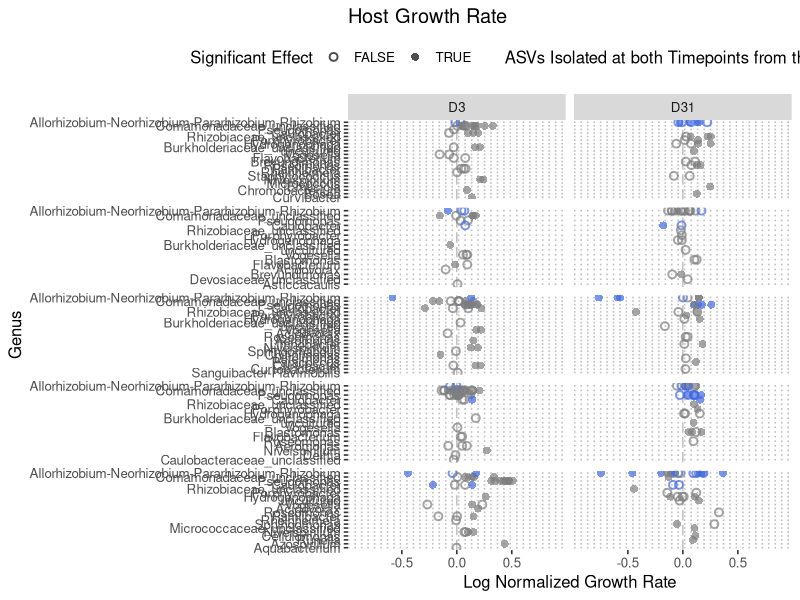
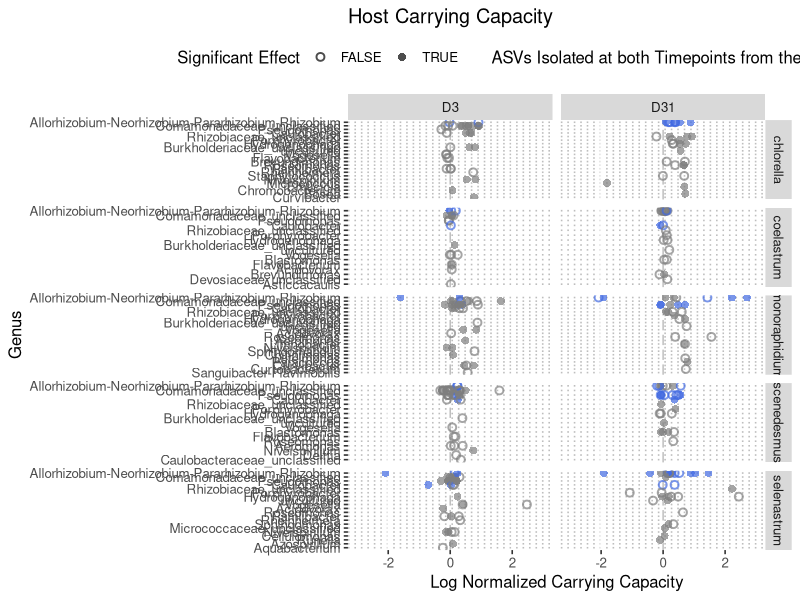
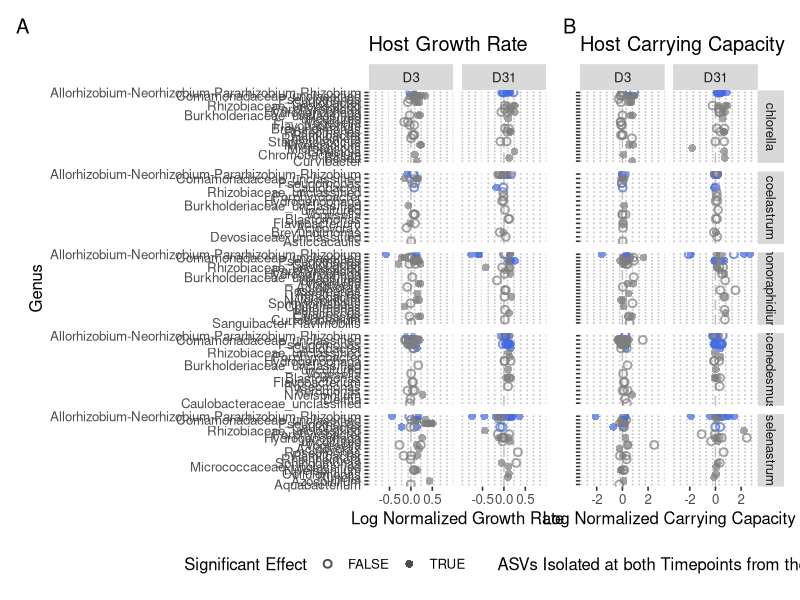
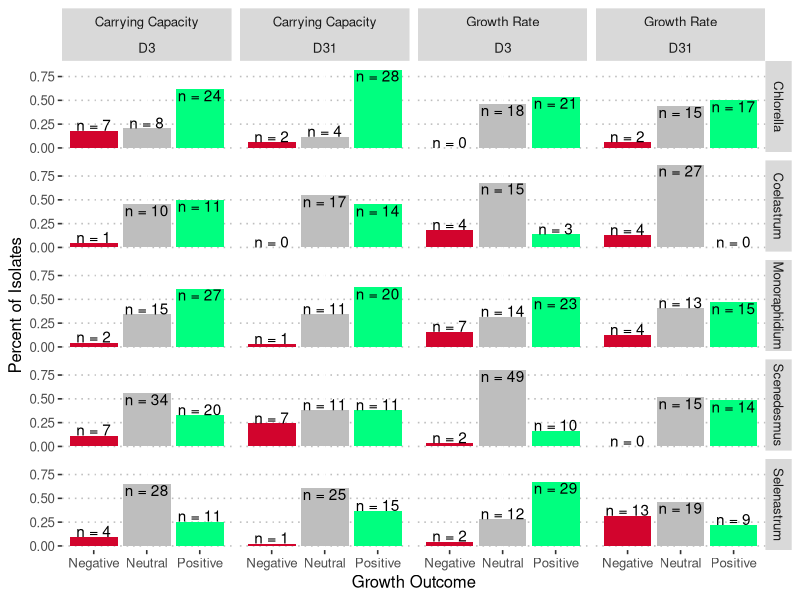
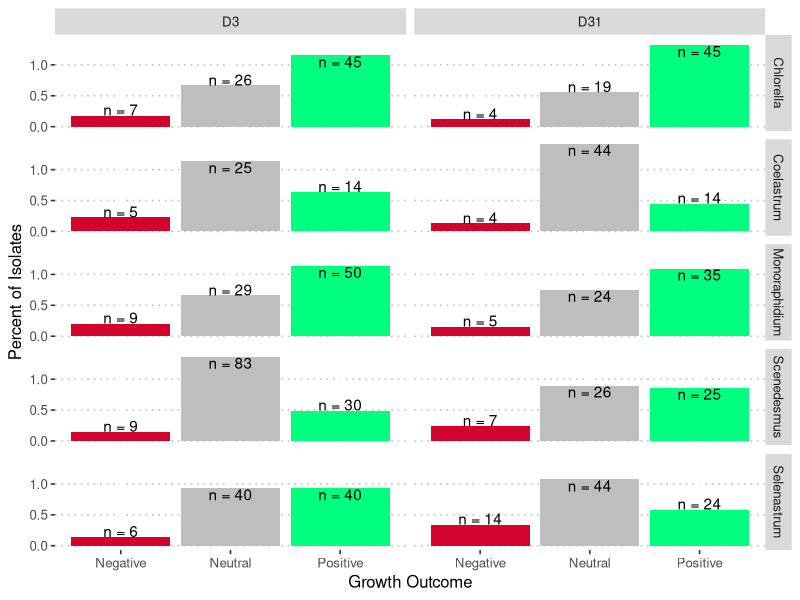
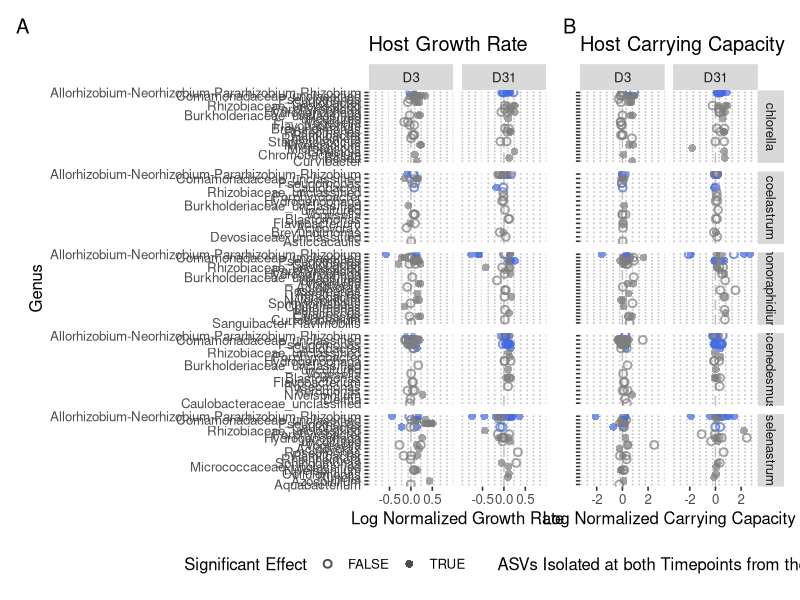

These charts were generated, in order, by the following R code:
### This script uses collection_tax_data.csv and logistic_mod_stats_normCoefs.csv to build figure 2

##### Libraries ####
library(tidyverse)
library(ggpubr)
library(patchwork)

#### Read in Data from Master ####
colors <- read.csv("./csv_files/colors.csv")|>
  mutate(host_species = str_to_lower(hostLong))|>
  select(host_species, color)

contaminates <- read.csv("./fig1/Isolate_contamination_report.csv") |>
  mutate(asv = str_replace(string = asv, pattern = "0+", replacement = '')) |>
  filter(phylum == "Bacteroidota" | phylum == "Firmicutes")
 
stats_meanCoefs <- read.csv("./csv_files/collection_tax_data.csv") |>
  mutate(asv = str_replace(string = asv, pattern = "0+", replacement = ''),
         order = factor(parse_number(asv)),
         isolation_day = ifelse(str_detect(Isolate, "D31|DF|S"), "D31", "D3")) |>
  distinct(exact_isolate, .keep_all = T) |>
  distinct(Isolate, .keep_all = T)|>
  anti_join(contaminates, by = "asv") |>
  arrange(order, desc = TRUE) 

stats_pure_meanCoefs <- filter(stats_meanCoefs, mixed == F)

asv_presence <- stats_pure_meanCoefs |>
  group_by(asv) |>
  mutate(distinct_hosts = n_distinct(host_species),
         distinct_day = n_distinct(isolation_day))

summary_data <- stats_meanCoefs |>
  group_by(host_species,isolation_day) |>
  summarise(n_pos_gr = sum(grEffect == "Increased GR")/n(),
            n_0_gr = sum(grEffect == "No Significant GR Change")/n(),
            n_neg_gr = sum(grEffect == "Decreased GR")/n(),
            n_pos_cc = sum(ccEffect == "Increased CC")/n(),
            n_0_cc = sum(ccEffect == "No Significant CC Change")/n(),
            n_neg_cc = sum(ccEffect == "Decreased CC")/n(),
            n_pos = sum(c(n_pos_gr,n_pos_cc)),
            n_neg = sum(c(n_neg_gr, n_neg_cc)),
            n_0 = sum(c(n_0_gr,n_0_cc)),
            total = n()
            ) |>
  mutate(host_species = str_to_title(host_species)) |>
  pivot_longer(!host_species &! isolation_day & !total, names_to = "growth_outcome", values_to = "percent") |>
  mutate(number = round(percent * total),
         label = paste("n =", number),
         metric = case_when(str_detect(growth_outcome, "gr") ~ "Growth Rate",
                            str_detect(growth_outcome, "cc") ~ "Carrying Capacity",
                            T ~ "Total"),
         growth_outcome = case_when(str_detect(growth_outcome, "n_pos") ~ "Positive",
                                    str_detect(growth_outcome, "n_neg") ~ "Negative",
                                    str_detect(growth_outcome, "n_0") ~ "Neutral"))

impact_barplot <-  summary_data |>
  filter(metric == "Total") |>
  ggplot(aes(x = growth_outcome, y = percent, fill = growth_outcome)) +
  geom_col(position = "dodge", show.legend = F) +
  facet_grid(host_species ~ isolation_day) +
  scale_x_discrete("Growth Outcome", 
                   limits = c("Negative", "Neutral" , "Positive")) +
  geom_text(aes(label = label),  vjust = "inward") +
  ylab("Percent of Isolates") +
  scale_fill_manual(values = c("Neutral" = "gray", "Positive" = "springgreen", "Negative" = "#D2042D")) +
  theme_pubclean() 

impact_barplot_sep <-  summary_data |>
  filter(metric %in% c("Growth Rate", "Carrying Capacity")) |>
  ggplot(aes(x = growth_outcome, y = percent, fill = growth_outcome)) +
  geom_col(position = "dodge", show.legend = F) +
  facet_grid(host_species ~ metric + isolation_day) +
  scale_x_discrete("Growth Outcome", 
                   limits = c("Negative","Neutral","Positive")) +
  geom_text(aes(label = label),  vjust = "inward") +
  ylab("Percent of Isolates") +
  scale_fill_manual(values = c("Neutral" = "gray", "Positive" = "springgreen", "Negative" = "#D2042D")) +
  theme_pubclean() 

png(filename = "./fig2/isolate_impact_barplot_sep.png",
    res = 450,
    type = "cairo",
    units = "in",
    width = 8,
    height = 8)
impact_barplot_sep
dev.off()

png(filename = "./fig2/isolate_impact_barplot.png",
    res = 450,
    type = "cairo",
    units = "in",
    width = 6,
    height = 8)
impact_barplot
dev.off()

#### Faceted Plots ####
grPlot_facet <- stats_pure_meanCoefs |>
  mutate(significant = ifelse(pGR_greater <= 0.05 |
                                pGR_less <= 0.05, T, F)) |>
  distinct(growthrate, .keep_all =TRUE) |>
  group_by(asv,host_species) |>
  mutate(distinct_day = as.character(n_distinct(isolation_day))) |>
  ggplot(aes(
    x = logNormGR,
    y = fct_reorder(Genus,desc(order)),
    shape = significant,
    color = distinct_day
  )) +
  geom_vline(aes(xintercept = 0), color = "grey", linetype = "longdash") +
  geom_point(size = 2, alpha = 0.7,stroke = 1) +
  scale_shape_manual(values = c(1, 16), "Significant Effect")+
  facet_grid(host_species ~ isolation_day, scales = "free_y") +
  #log of coculture growthrate/axenic growthrate
  labs(x = "Log Normalized Growth Rate",
       y = "Genus",
       title = "Host Growth Rate") +
  xlim(-0.9,0.9) +
  scale_color_manual(values = c("2" = "royalblue"), "ASVs Isolated at both Timepoints from the Same Host") +
  theme_pubclean() +
  theme(
    strip.background.y = element_blank(),
    strip.text.y = element_blank()
  )

grPlot_facet


ccPlot_facet <- stats_pure_meanCoefs |>
  mutate(significant = ifelse(pGR_greater <= 0.05 |
                                pGR_less <= 0.05, T, F)) |>
  distinct(growthrate, .keep_all =TRUE) |>
  group_by(asv,host_species) |>
  mutate(distinct_hosts = as.character(n_distinct(host_species)),
         distinct_day = as.character(n_distinct(isolation_day))) |>
  ggplot(aes(
    x = logNormCC,
    y = fct_reorder(Genus,desc(order)),
    shape = significant,
    color = distinct_day
  )) +
  geom_vline(aes(xintercept = 0), color = "grey", linetype = "longdash") +
  geom_point(size = 2, alpha = 0.7, stroke = 1) +
  scale_shape_manual(values = c(1, 16), "Significant Effect")+
  facet_grid(host_species ~ isolation_day, scales = "free_y") +
  #log of coculture growthrate/axenic growthrate
  labs(x = "Log Normalized Carrying Capacity",
       y = "Genus",
       title = "Host Carrying Capacity") +
  xlim(-3, 3) +
  scale_color_manual(values = c("2" = "royalblue"), "ASVs Isolated at both Timepoints from the Same Host") +
  # scale_color_manual(values = c("5" = "#D2042D",
  #                               "4" = "#E1AD01",
  #                               "3" = "green",
  #                               "2" = "royalblue",
  #                               "1" = "black"), "ASVs Shared by Hosts") +
  theme_pubclean()
ccPlot_facet


final_plot <-
  (grPlot_facet | (ccPlot_facet + lapply(c("y.text","ylab"),rremove))) +
  plot_annotation(tag_levels = "A") + 
  plot_layout(guides = 'collect') &
  theme(legend.position = "bottom",
        legend.justification = "center")

final_plot
png(filename = "./fig2/GR,CC Isolate Impacts on Host.png",
    res = 450,
    type = "cairo",
    units = "in",
    width = 14,
    height = 12)
final_plot
dev.off()